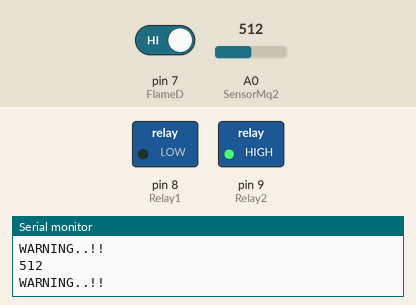
Bench run of a sketch on a simulated Arduino Uno, built with avr-gcc and run on an emulated ATmega328P. Parts: switched loads named in the sketch (green lamp = pin HIGH), the last lines printed to the serial monitor. The test bench sets the inputs (shaded band); at power-on: pin 7 (FlameD) HIGH, A0 (SensorMq2) = 512.

Above: at 1.2 s.
1.3 s: pin 7 (FlameD) driven LOW
At 2.2 s:
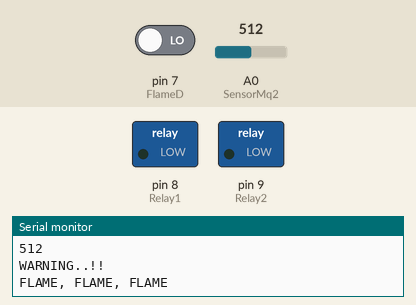
Timing chart, 0 to 4.3 s (numbered marks = the images above; inputs shaded):
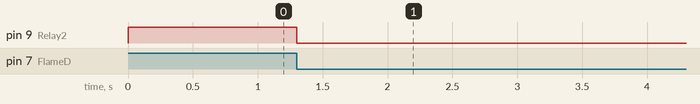

The sketch:

CODINGAN_PI.ino
```cpp
const int Relay1 = 8;
const int Relay2 = 9;
int relayON = LOW;
int relayOFF = HIGH;
int FlameD = 7;
int Flame = HIGH;
int SensorMq2 = A0;
int Gas;

void setup()
{
  Serial.begin(115200);
  pinMode(Relay1, OUTPUT);
  pinMode(Relay2, OUTPUT);
  pinMode(SensorMq2, INPUT);
  pinMode(FlameD, INPUT);
}

void loop() {
Gas = analogRead(SensorMq2);
Flame = digitalRead(FlameD);

if (Flame== LOW)
{
digitalWrite(Relay1, relayON);
digitalWrite(Relay2, relayON);
Serial.println("FLAME, FLAME, FLAME");
delay(5000);
}
else
{
digitalWrite(Relay1, relayOFF);
digitalWrite(Relay2, relayOFF);
}

{
if (Gas>10 ){
digitalWrite(Relay1, relayON);
Serial.println(Gas);
Serial.print("");
Serial.println("WARNING..!!");
}
else if (Gas<100 ) {
digitalWrite(Relay1, relayOFF);
delay(2000);
}
}
}
```

Measured:
- after the input at 1.3 s, pin 9 (Relay2): HIGH → LOW at once
